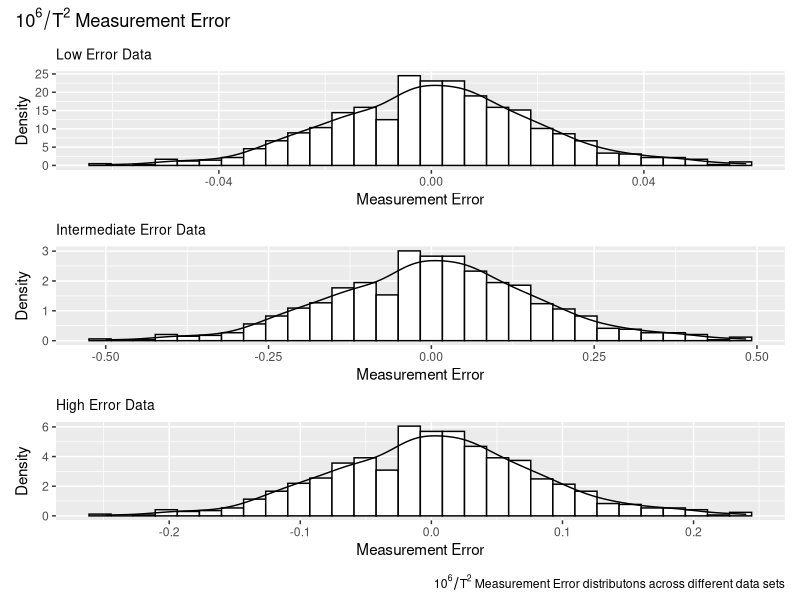
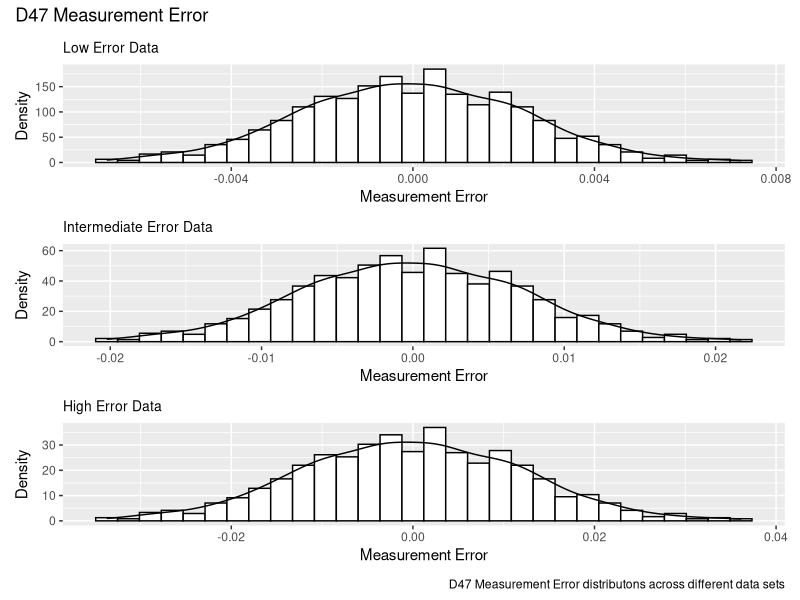

Write R code to recreate these figures, in order.
## ---- chunk 1
knitr::opts_chunk$set(echo = TRUE, warning = FALSE, message = FALSE)

library(tidyverse)
library(dplyr)
library(ggplot2)
library(patchwork)
## ---- chunk 2
data_low <- read_csv("./Data/Dataset_S1_Mar8.csv")
data_intermediate <- read_csv("./Data/Dataset_S2_Mar8.csv")
data_high <- read_csv("./Data/Dataset_S3_Mar8.csv")
## ---- chunk 3
Temp_low_distribution <- data_low %>% 
  ggplot(aes(x= TempError)) + 
  geom_histogram(aes(y=..density..),
                colour="black", 
                fill="white")+
  geom_density() +
  xlab("Measurement Error") + 
  ylab("Density") + 
  labs(title = "Low Error Data") +
  theme(plot.title = element_text(size=10))

Temp_intermediate_distribution <- data_intermediate %>% 
  ggplot(aes(x= TempError)) + 
  geom_histogram(aes(y=..density..),
                colour="black", 
                fill="white")+
  geom_density() +
  xlab("Measurement Error") + 
  ylab("Density") +
  labs(title = "Intermediate Error Data") +
  theme(plot.title = element_text(size=10))

Temp_high_distribution <- data_high %>% 
  ggplot(aes(x= TempError)) + 
  geom_histogram(aes(y=..density..),
                colour="black", 
                fill="white")+
  geom_density() +
  xlab("Measurement Error") + 
  ylab("Density") + 
  labs(title = "High Error Data") +
  theme(plot.title = element_text(size=10))

TempError_distribution <- Temp_low_distribution / Temp_intermediate_distribution / Temp_high_distribution +
  plot_annotation(title = bquote(10^6/T^2~"Measurement Error"),
                  caption = bquote(10^6/T^2~"Measurement Error distributons across different data sets"))

TempError_distribution
## ---- chunk 4
D47_low_distribution <- data_low %>% 
  ggplot(aes(x= y_TRUE - D47)) + 
  geom_histogram(aes(y=..density..),
                colour="black", 
                fill="white")+
  geom_density() +
  xlab("Measurement Error") + 
  ylab("Density") + 
  labs(title = "Low Error Data") +
  theme(plot.title = element_text(size=10))

D47_intermediate_distribution <- data_intermediate %>% 
  ggplot(aes(x= y_TRUE - D47)) + 
  geom_histogram(aes(y=..density..),
                colour="black", 
                fill="white")+
  geom_density() +
  xlab("Measurement Error") + 
  ylab("Density") + 
  labs(title = "Intermediate Error Data") +
  theme(plot.title = element_text(size=10))

D47_high_distribution <- data_high %>% 
  ggplot(aes(x= y_TRUE - D47)) + 
  geom_histogram(aes(y=..density..),
                colour="black", 
                fill="white")+
  geom_density() +
  xlab("Measurement Error") + 
  ylab("Density") + 
  labs(title = "High Error Data") +
  theme(plot.title = element_text(size=10))

D47Error_distribution <- D47_low_distribution / D47_intermediate_distribution / D47_high_distribution +
    plot_annotation(title = bquote(D47~"Measurement Error"),
                  caption = bquote(D47~"Measurement Error distributons across different data sets"))

D47Error_distribution
